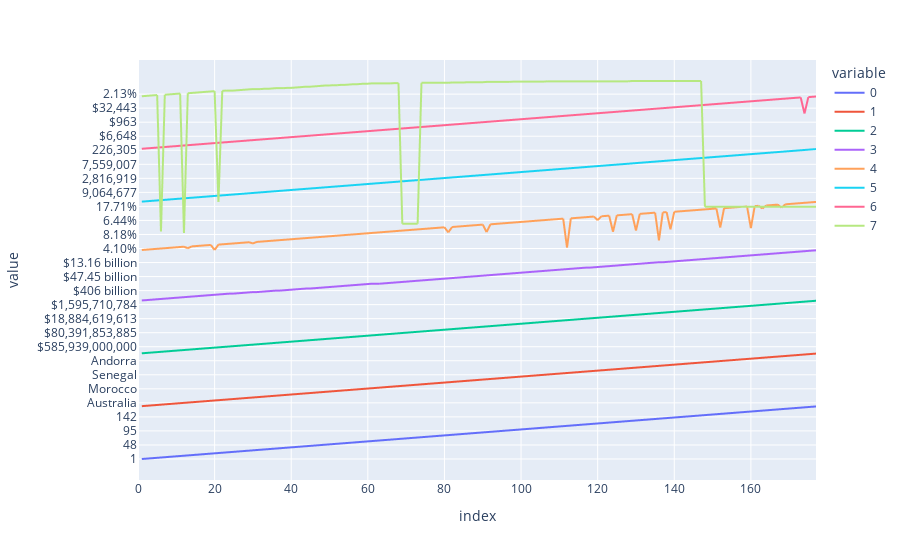

The cell this chart's notebook holds for it:
### Code cell
#making plot of the above table using plotly

import plotly.express as px
import plotly.graph_objects as go


fig = px.line(dataframe[0])


fig.show()

### Figure 1 — Plotly figure (JSON) as saved in the notebook; plotly's stock layout.template omitted (floating-point values rounded to 4 significant figures; data arrays with more than 128 entries replaced by an {"elided": "..."} marker saying what was removed)
{"data": [{"hovertemplate": "variable=0<br>index=%{x}<br>value=%{y}<extra></extra>", "legendgroup": "0", "line": {"color": "#636efa", "dash": "solid"}, "marker": {"symbol": "circle"}, "mode": "lines", "name": "0", "showlegend": true, "type": "scattergl", "x": {"elided": "178 int values"}, "xaxis": "x", "y": {"elided": "178 str values"}, "yaxis": "y"}, {"hovertemplate": "variable=1<br>index=%{x}<br>value=%{y}<extra></extra>", "legendgroup": "1", "line": {"color": "#EF553B", "dash": "solid"}, "marker": {"symbol": "circle"}, "mode": "lines", "name": "1", "showlegend": true, "type": "scattergl", "x": {"elided": "178 int values"}, "xaxis": "x", "y": {"elided": "178 str values"}, "yaxis": "y"}, {"hovertemplate": "variable=2<br>index=%{x}<br>value=%{y}<extra></extra>", "legendgroup": "2", "line": {"color": "#00cc96", "dash": "solid"}, "marker": {"symbol": "circle"}, "mode": "lines", "name": "2", "showlegend": true, "type": "scattergl", "x": {"elided": "178 int values"}, "xaxis": "x", "y": {"elided": "178 str values"}, "yaxis": "y"}, {"hovertemplate": "variable=3<br>index=%{x}<br>value=%{y}<extra></extra>", "legendgroup": "3", "line": {"color": "#ab63fa", "dash": "solid"}, "marker": {"symbol": "circle"}, "mode": "lines", "name": "3", "showlegend": true, "type": "scattergl", "x": {"elided": "178 int values"}, "xaxis": "x", "y": {"elided": "178 str values"}, "yaxis": "y"}, {"hovertemplate": "variable=4<br>index=%{x}<br>value=%{y}<extra></extra>", "legendgroup": "4", "line": {"color": "#FFA15A", "dash": "solid"}, "marker": {"symbol": "circle"}, "mode": "lines", "name": "4", "showlegend": true, "type": "scattergl", "x": {"elided": "178 int values"}, "xaxis": "x", "y": {"elided": "178 str values"}, "yaxis": "y"}, {"hovertemplate": "variable=5<br>index=%{x}<br>value=%{y}<extra></extra>", "legendgroup": "5", "line": {"color": "#19d3f3", "dash": "solid"}, "marker": {"symbol": "circle"}, "mode": "lines", "name": "5", "showlegend": true, "type": "scattergl", "x": {"elided": "178 int values"}, "xaxis": "x", "y": {"elided": "178 str values"}, "yaxis": "y"}, {"hovertemplate": "variable=6<br>index=%{x}<br>value=%{y}<extra></extra>", "legendgroup": "6", "line": {"color": "#FF6692", "dash": "solid"}, "marker": {"symbol": "circle"}, "mode": "lines", "name": "6", "showlegend": true, "type": "scattergl", "x": {"elided": "178 int values"}, "xaxis": "x", "y": {"elided": "178 str values"}, "yaxis": "y"}, {"hovertemplate": "variable=7<br>index=%{x}<br>value=%{y}<extra></extra>", "legendgroup": "7", "line": {"color": "#B6E880", "dash": "solid"}, "marker": {"symbol": "circle"}, "mode": "lines", "name": "7", "showlegend": true, "type": "scattergl", "x": {"elided": "178 int values"}, "xaxis": "x", "y": {"elided": "178 str values"}, "yaxis": "y"}], "layout": {"legend": {"title": {"text": "variable"}, "tracegroupgap": 0}, "margin": {"t": 60}, "xaxis": {"anchor": "y", "domain": [0, 1], "title": {"text": "index"}}, "yaxis": {"anchor": "x", "domain": [0, 1], "title": {"text": "value"}}}}
